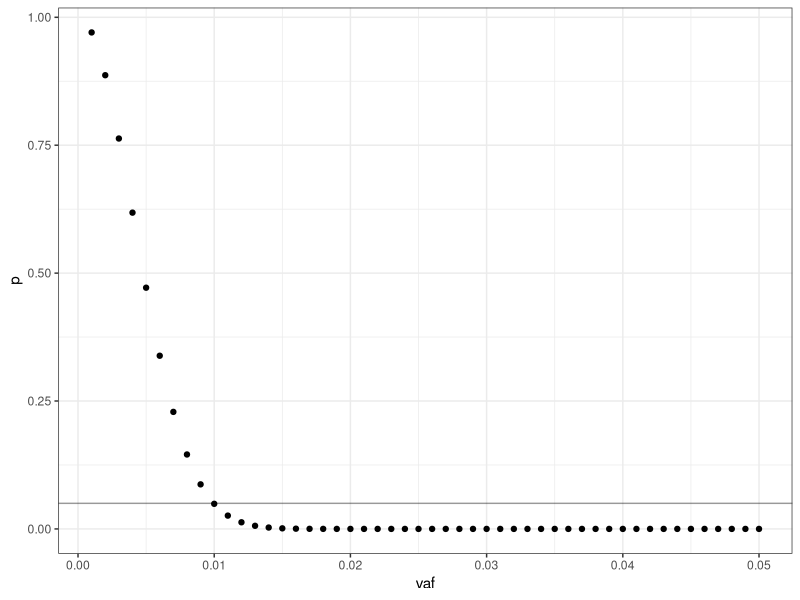

This chart was generated by the following R code:
## ---- chunk 1
DOCNAME = "Simulation_Benchmarking"
knitr::opts_chunk$set(autodep        = TRUE,
                      cache          = FALSE,
                      cache.path     = paste0("cache/", DOCNAME, "/"),
                      cache.comments = FALSE,
                      echo           = TRUE,
                      error          = FALSE,
                      fig.align      = "center",
                      fig.width      = 9,
                      fig.height     = 5,
                      dev            = c("png"),
                      message        = FALSE,
                      warning        = FALSE)
## ---- chunk 2
library(ggplot2)
## ---- chunk 3
d = 0.81
l = 0.2
v = seq(0.001, 0.05, 0.001)
f = (v / 2) * d * l
n = 15000
m = n * (v * 2)

vafs <- data.frame(vaf=v,
                   p=dbinom(0, m, v))

ggplot(vafs, aes(vaf, p)) +
  geom_point() +
  theme_bw() +
  geom_hline(yintercept=0.05, alpha=0.4)
## ---- chunk 4
deviation <- abs(0.05 - vafs$p)
print(vafs[which(deviation == min(deviation)),])
